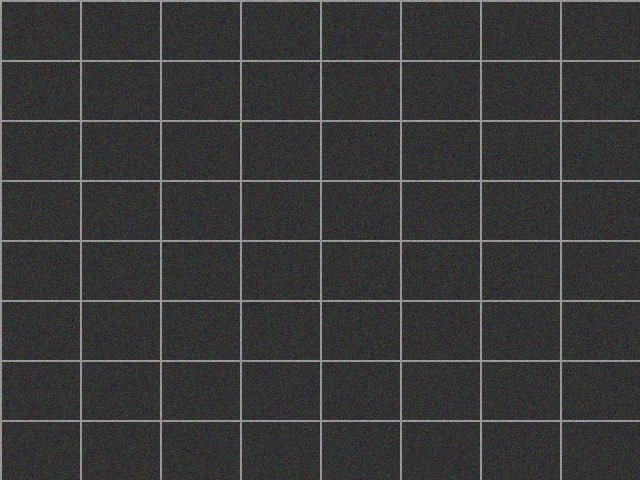
#> input picture baseline_images/baseline_000.png, 640 x 480 px
$ python -i image_processor.py   (imports and definitions only)
#> lines starting #> are read from the running program, lines starting #| are printed output that depends on the picture
#> further down, picture is the input picture: shape (480, 640, 3); mean B, G, R 55.2, 55.3, 55.2
"""Image preprocessing and manipulation utilities for real-time CV."""

import logging
from typing import Any, List, Optional, Tuple, Dict, Union
import numpy as np
import cv2

logger = logging.getLogger(__name__)


class ImageProcessor:
    """Main image processing class for real-time preprocessing pipeline.

    Features:
    - Resizing with aspect ratio preservation
    - Pixel normalization (0-1 or ImageNet)
    - BGR to RGB conversion
    - Returns both original and processed frames
    - Batch processing support

    Example:
        >>> processor = ImageProcessor(
        ...     target_size=(640, 640),
        ...     normalize=True,
        ...     bgr_to_rgb=True
        ... )
        >>> original, processed = processor.process(frame, return_original=True)
    """

    def __init__(
        self,
        target_size: Tuple[int, int] = (640, 640),
        normalize: bool = True,
        normalization_type: str = "imagenet",
        bgr_to_rgb: bool = True,
        keep_aspect_ratio: bool = False,
        interpolation: int = cv2.INTER_LINEAR
    ):
        """
        Initialize image processor.

        Args:
            target_size: Target image size (width, height)
            normalize: Whether to normalize pixel values
            normalization_type: Type of normalization:
                - "0-1": Scale to [0, 1]
                - "imagenet": ImageNet mean/std normalization
                - "minus1-1": Scale to [-1, 1]
            bgr_to_rgb: Convert BGR (OpenCV) to RGB
            keep_aspect_ratio: Preserve aspect ratio when resizing
            interpolation: OpenCV interpolation method
        """
        self.target_size = target_size
        self.normalize = normalize
        self.normalization_type = normalization_type
        self.bgr_to_rgb = bgr_to_rgb
        self.keep_aspect_ratio = keep_aspect_ratio
        self.interpolation = interpolation

        # ImageNet normalization parameters
        self.imagenet_mean = np.array([0.485, 0.456, 0.406], dtype=np.float32)
        self.imagenet_std = np.array([0.229, 0.224, 0.225], dtype=np.float32)

        self.transforms = []

        logger.info(
            f"ImageProcessor initialized: size={target_size}, "
            f"normalize={normalize}, bgr_to_rgb={bgr_to_rgb}"
        )

    # [4 lines left out: function add_transform, not called in this run]

    def resize(self, image: np.ndarray) -> np.ndarray:
        """
        Resize image to target size.

        Args:
            image: Input image

        Returns:
            Resized image
        """
        if self.keep_aspect_ratio:
            return self._resize_with_aspect_ratio(image)
        else:
            return cv2.resize(image, self.target_size, interpolation=self.interpolation)
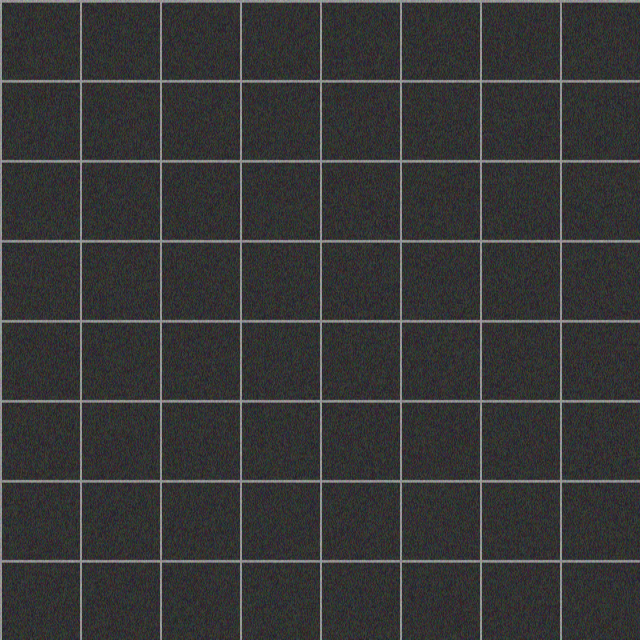
#> returned value: shape (640, 640, 3); mean of channels 0, 1, 2 55.2, 55.2, 55.2; drawn as B, G, R

    # [35 lines left out: function _resize_with_aspect_ratio, not called in this run]

    def normalize_pixels(self, image: np.ndarray) -> np.ndarray:
        """
        Normalize pixel values.

        Args:
            image: Input image (uint8 or float)

        Returns:
            Normalized image (float32)
        """
        # Convert to float32 if needed
        if image.dtype == np.uint8:
            image = image.astype(np.float32) / 255.0

        if self.normalization_type == "0-1":
            # Already normalized to [0, 1]
            return image

        elif self.normalization_type == "imagenet":
            # ImageNet normalization
            return (image - self.imagenet_mean) / self.imagenet_std
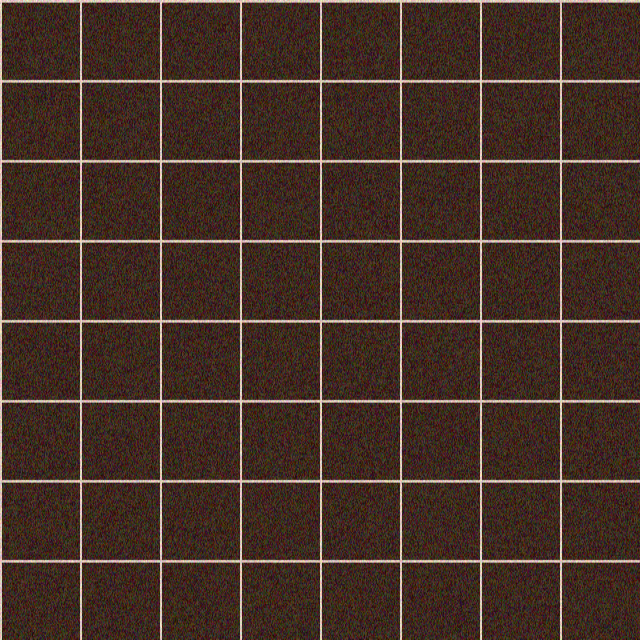
#> returned value: shape (640, 640, 3) float32; mean of channels 0, 1, 2 -1.17, -1.07, -0.843; drawn with min black and max white

        elif self.normalization_type == "minus1-1":
            # Scale to [-1, 1]
            return (image * 2.0) - 1.0

        else:
            logger.warning(f"Unknown normalization type: {self.normalization_type}")
            return image

    def convert_color(self, image: np.ndarray) -> np.ndarray:
        """
        Convert BGR to RGB if needed.

        Args:
            image: Input image in BGR format

        Returns:
            Image in RGB format
        """
        if self.bgr_to_rgb and len(image.shape) == 3 and image.shape[2] == 3:
            return cv2.cvtColor(image, cv2.COLOR_BGR2RGB)
        return image

    def preprocess(self, image: np.ndarray) -> np.ndarray:
        """
        Apply full preprocessing pipeline (legacy method).

        Args:
            image: Input image as numpy array

        Returns:
            Preprocessed image
        """
        return self.process(image, return_original=False)

    def process(
        self,
        image: np.ndarray,
        return_original: bool = False
    ) -> Union[np.ndarray, Tuple[np.ndarray, np.ndarray]]:
        """
        Process image with full pipeline.

        Args:
            image: Input image (BGR format from OpenCV)
            return_original: If True, return (original, processed) tuple

        Returns:
            Processed image, or tuple of (original, processed) if return_original=True
        """
        import time as timing
        preprocess_start = timing.time()
        logger.debug(f"Preprocessing started | input_shape={image.shape} | dtype={image.dtype} | target_size={self.target_size}")

        original = image.copy() if return_original else None
        processed = image.copy()

        # 1. Resize
        if processed.shape[:2][::-1] != self.target_size:
            logger.debug(f"Resizing: {processed.shape[:2][::-1]} → {self.target_size}")
            processed = self.resize(processed)
            logger.debug(f"Resized | output_shape={processed.shape}")

        # 2. Convert BGR to RGB
        if self.bgr_to_rgb:
            logger.debug(f"Converting color space: BGR → RGB")
            processed = self.convert_color(processed)
            logger.debug(f"Color converted | shape={processed.shape}")

        # 3. Normalize pixel values
        if self.normalize:
            logger.debug(f"Normalizing pixels | type={self.normalization_type}")
            processed = self.normalize_pixels(processed)
            logger.debug(f"Normalized | dtype={processed.dtype}")

        # 4. Apply custom transforms
        for i, transform in enumerate(self.transforms):
            logger.debug(f"Applying transform {i}: {transform.__class__.__name__}")
            processed = transform.apply(processed)
            logger.debug(f"Transform applied | shape={processed.shape}")

        preprocess_time = (timing.time() - preprocess_start) * 1000  # Convert to ms
        logger.debug(f"Preprocessing complete | output_shape={processed.shape} | time={preprocess_time:.2f}ms")

        if return_original:
            return original, processed
        return processed

    # [46 lines left out: functions process_stream, batch_process, not called in this run]

    def batch_preprocess(self, images: List[np.ndarray]) -> List[np.ndarray]:
        """Legacy method for batch preprocessing."""
        return self.batch_process(images, return_originals=False)

    # [15 lines left out: function get_info, not called in this run]

>>> import cv2
>>> picture = cv2.imread('../../baseline_images/baseline_000.png')
>>> result = ImageProcessor().preprocess(picture)
